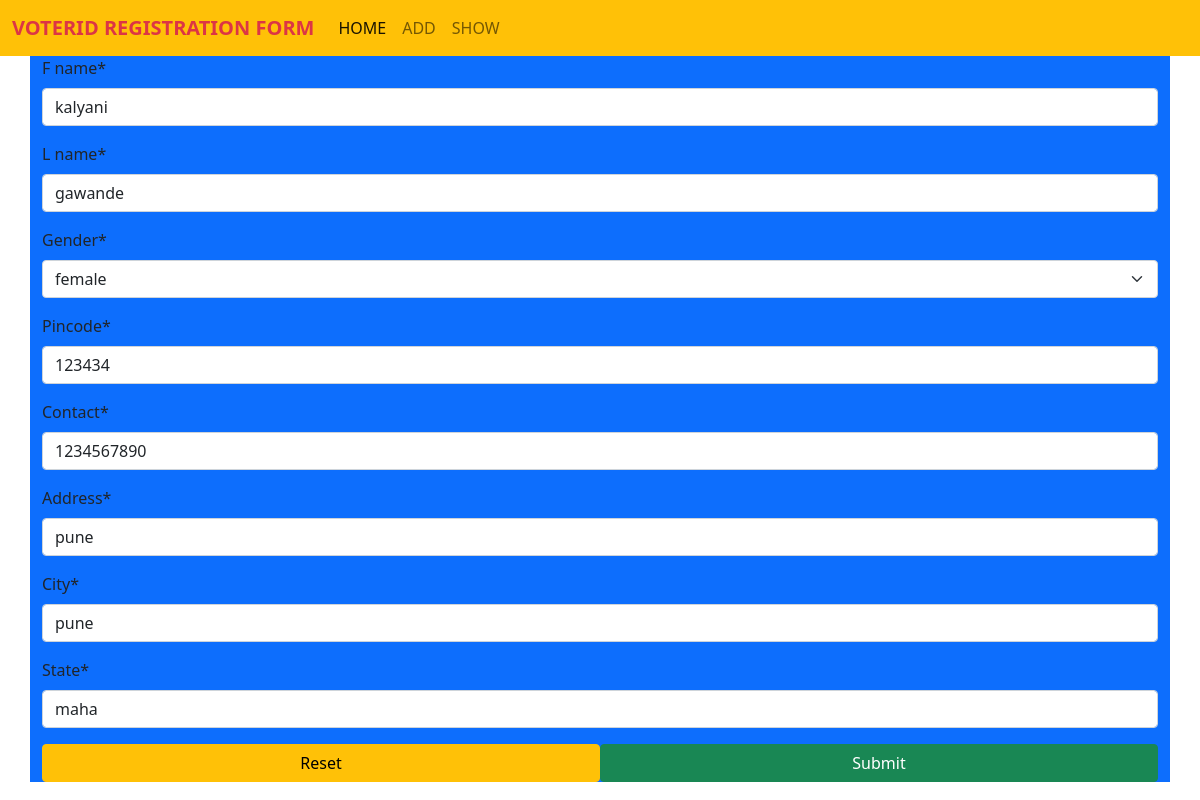
/a1/uv/5/, run on the app's committed database.
### app1/models.py (models this page shows)
class Voter(models.Model):
    gen = [("female","female"),("male","male"), ("other","other")]
    vid = models.AutoField(primary_key=True,auto_created=True)
    f_name = models.CharField(max_length=23, validators=[validators.RegexValidator('^[A-Za-z]{2,}$',
                                                        message="Enter a First LetterCapital")])
    l_name = models.CharField(max_length=23,validators=[validators.RegexValidator('^[A-Za-z]{2,}$',
                                                                                  message="First Letter Capital")])
    gender = models.CharField(max_length=23,choices=gen)
    pincode = models.IntegerField(validators=[validators.RegexValidator('^[1-9]{1}[0-9]{2}[0-9]{3}$',message="add 6 digit code")])
    contact = models.BigIntegerField()
    address = models.CharField(max_length=23)
    city = models.CharField(max_length=23)
    state = models.CharField(max_length=23)

### app1/views.py (the view)
# urls.py: path("uv/<int:pk>/",uview),
def uview(request,pk):
    obj= Voter.objects.get(vid=pk)
    form = VoterForm(instance=obj)
    if request.method == "POST":
        form = VoterForm(request.POST,instance=obj)
        if form.is_valid():
            form.save()
            return redirect("/a1/sv/")
    return render(request,"app1/voter.html",{"form":form})

### app1/forms.py
class VoterForm(forms.ModelForm):
    class Meta:
        model = Voter
        fields = "__all__"

### Templates/app1/voter.html (shortened to what this page needs)
{% extends "base.html" %}
{% load crispy_forms_tags %}
{% block content %}
<div class="container bg-primary">
<form method="post">
    {{form|crispy}}
    <input type="submit" class="btn btn-success col-6 float-end">
    <input type="Reset" class=" btn btn-warning col-6">
</form>
</div>
{% endblock %}

### data on the page
Voter: f_name "kalyani", l_name "gawande", gender "female", pincode "123434", contact "1234567890", address "pune", city "pune", state "maha"
